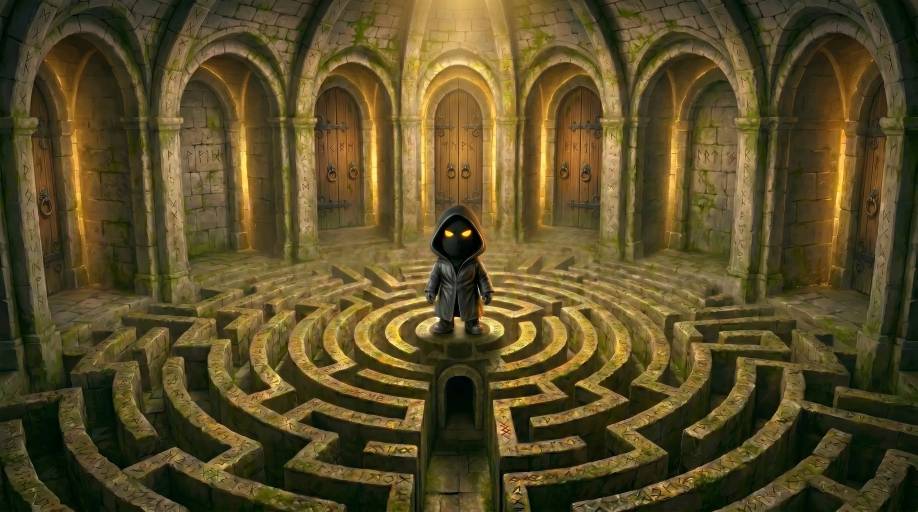
#> input picture Assets/bg-desktop.webp, 2752 x 1536 px, given in place of splash-menu-mobile-en.orig.webp, which was not available (shown at 1/3 size)
$ python recompose-splash-mobile.py
#> lines starting #> are read from the running program, lines starting #| are printed output that depends on the picture; pictures that were not available may be replaced by others from this repository, and a replacement may not be noted
"""Recompose splash mobile art for full-bleed 9:16 phone screens.

The source assets keep ~600px of empty dark padding at the bottom and read as a
floating cut-out when CSS uses contain + a blurred cover underlay. This script
trims dead space, cover-crops to 1080x1920, and adds a soft bottom vignette for
the menu buttons.
"""
from __future__ import annotations

from pathlib import Path

from PIL import Image, ImageDraw

ROOT = Path(__file__).resolve().parents[1]
ASSETS = ROOT / 'public' / 'Assets'
TARGET = (1080, 1920)
BG = (5, 5, 15)


def content_bottom(im: Image.Image, threshold: float = 18.0) -> int:
    px = im.load()
    w, h = im.size
    for y in range(h - 1, -1, -4):
        row = [sum(px[x, y][:3]) / 3 for x in range(0, w, max(1, w // 48))]
        if sum(row) / len(row) > threshold:
            return min(h, y + 24)
    return h


def cover_crop(im: Image.Image, size: tuple[int, int], focus_y: float = 0.46) -> Image.Image:
    tw, th = size
    sw, sh = im.size
    scale = max(tw / sw, th / sh)
    nw, nh = int(sw * scale), int(sh * scale)
    scaled = im.resize((nw, nh), Image.LANCZOS)
    x0 = max(0, min(nw - tw, int((nw - tw) / 2)))
    y1 = int(nh * focus_y)
    y0 = max(0, min(nh - th, y1 - th // 2))
    return scaled.crop((x0, y0, x0 + tw, y0 + th))


def bottom_vignette(im: Image.Image, start: float = 0.58, end: float = 1.0, alpha: int = 150) -> Image.Image:
    out = im.copy()
    overlay = Image.new('RGBA', im.size, (0, 0, 0, 0))
    draw = ImageDraw.Draw(overlay)
    w, h = im.size
    y0 = int(h * start)
    for y in range(y0, h):
        t = (y - y0) / max(1, h - y0)
        a = int(alpha * t)
        draw.line([(0, y), (w, y)], fill=(5, 5, 15, a))
    return Image.alpha_composite(out.convert('RGBA'), overlay)


def recompose(src: Path, dest: Path) -> None:
    im = Image.open(src).convert('RGBA')
    bottom = content_bottom(im)
    trimmed = im.crop((0, 0, im.size[0], bottom))
    framed = cover_crop(trimmed, TARGET, focus_y=0.46)
    framed = bottom_vignette(framed)
    framed.save(dest, 'WEBP', quality=88, method=6)
    print(f'{dest.name}: {src.name} -> {TARGET[0]}x{TARGET[1]} (trimmed to y={bottom})')


def main() -> None:
    pairs = [
        ('splash-menu-mobile-en.webp', 'splash-menu-mobile-en.webp'),
        ('splash-menu-mobile-ar.webp', 'splash-menu-mobile-ar.webp'),
    ]
    for src_name, out_name in pairs:
        src = ASSETS / src_name
        if not src.exists():
            print(f'skip missing {src}')
            continue
        backup = ASSETS / out_name.replace('.webp', '.orig.webp')
        if not backup.exists():
            src.replace(backup)
            print(f'backup -> {backup.name}')
            src = backup
        recompose(src, ASSETS / out_name)
#> in recompose, `bottom = content_bottom(im)`: bottom = 1536
#> in cover_crop, `return scaled.crop((x0, y0, x0 + tw, y0 + th))`:
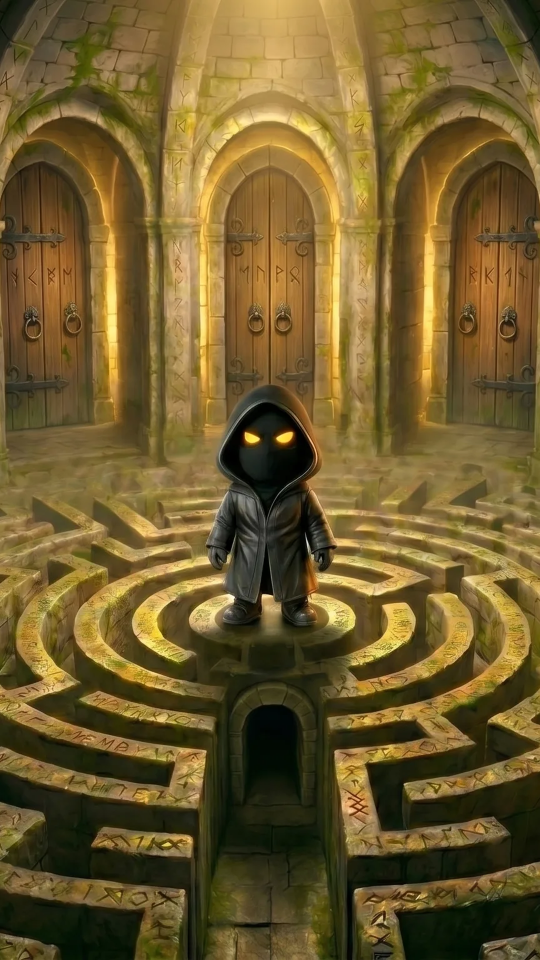
#> returned value: PIL image 1080x1920 RGBA (shown at 1/2 size); mean R, G, B, A 112, 91.7, 45.2, 255
#> in bottom_vignette, `overlay = Image.new('RGBA', im.size, (0, 0, 0, 0))`: overlay: PIL image 1080x1920 RGBA; every value is 0
#> in bottom_vignette, `return Image.alpha_composite(out.convert('RGBA'), overlay)`:
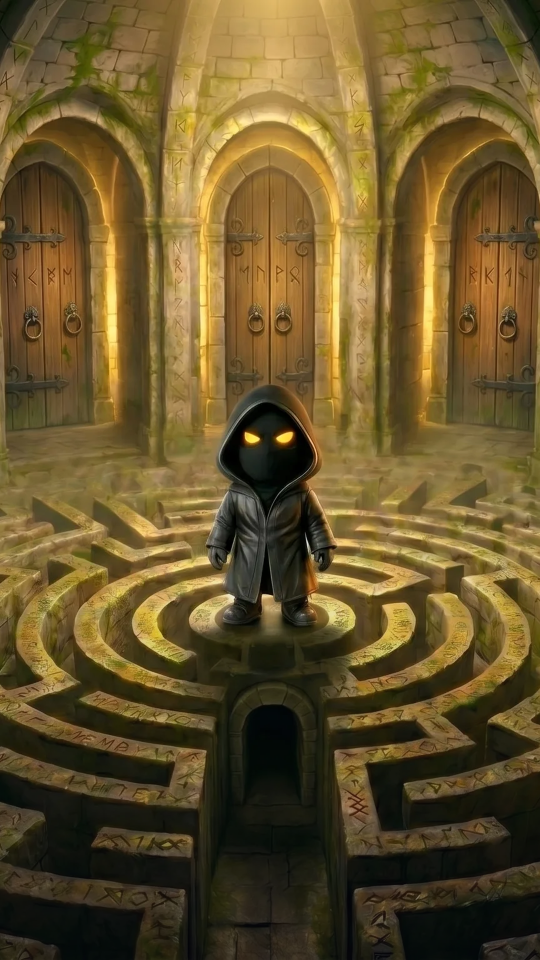
#> returned value: PIL image 1080x1920 RGBA (shown at 1/2 size); mean R, G, B, A 104, 84.7, 43.6, 255
#| splash-menu-mobile-en.webp: splash-menu-mobile-en.orig.webp -> 1080x1920 (trimmed to y=1536)
#> pass 2 of the loop in main, `for src_name, out_name in pairs:`:
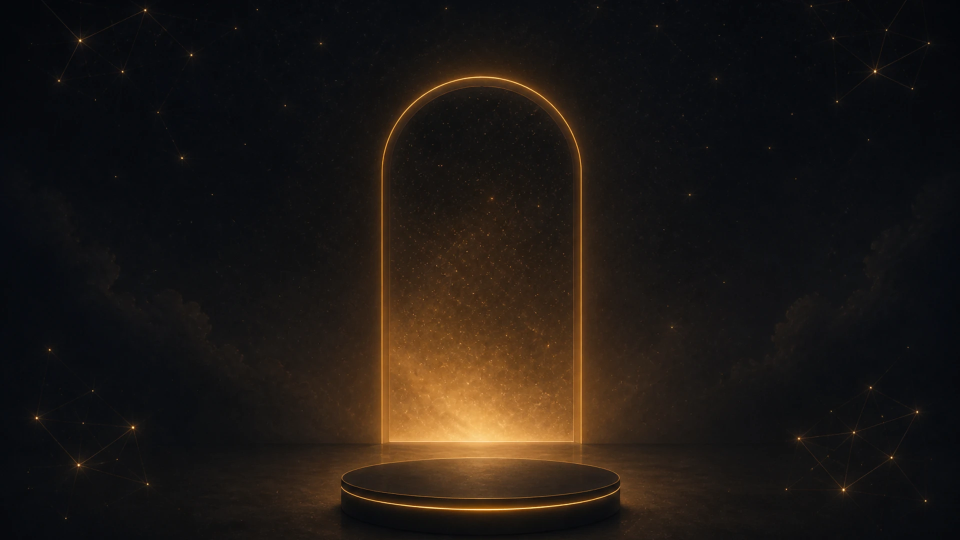
#> input picture Assets/bg-home-dark-desktop.webp, 1920 x 1080 px, given in place of splash-menu-mobile-ar.orig.webp, which was not available (shown at 1/2 size)
#> im: PIL image 1920x1080 RGBA
#> bottom = 1080
#> scaled: PIL image 3413x1920 RGBA
#> in cover_crop (call 2), `return scaled.crop((x0, y0, x0 + tw, y0 + th))`:
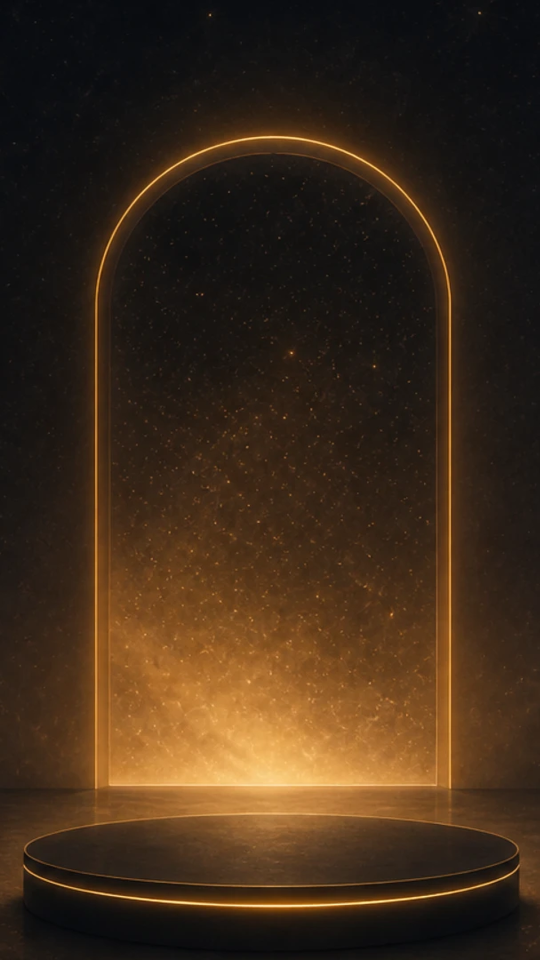
#> returned value: PIL image 1080x1920 RGBA (shown at 1/2 size); mean R, G, B, A 62.3, 43.3, 25.7, 255
#> in bottom_vignette (call 2), `return Image.alpha_composite(out.convert('RGBA'), overlay)`:
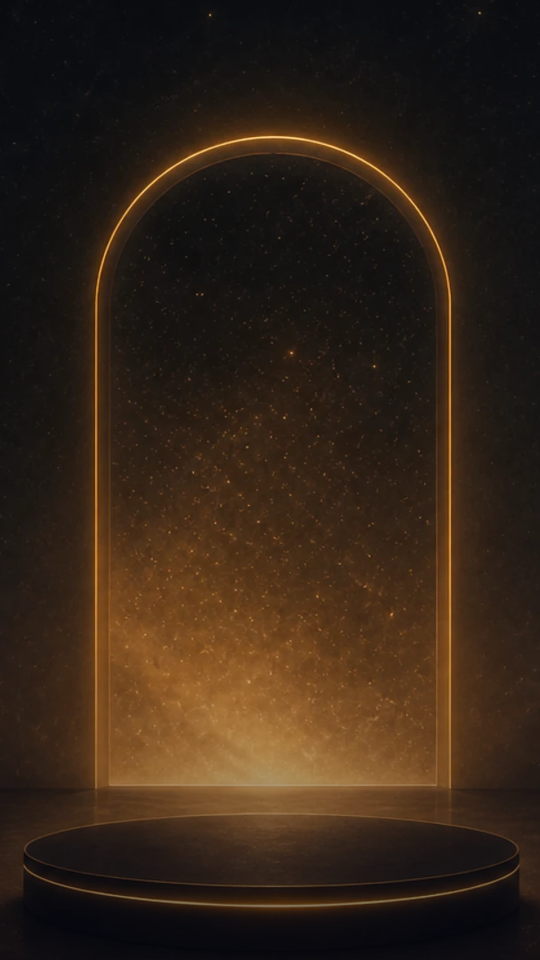
#> returned value: PIL image 1080x1920 RGBA (shown at 1/2 size); mean R, G, B, A 51.9, 36.4, 23.5, 255
#| splash-menu-mobile-ar.webp: splash-menu-mobile-ar.orig.webp -> 1080x1920 (trimmed to y=1080)


if __name__ == '__main__':
    main()
